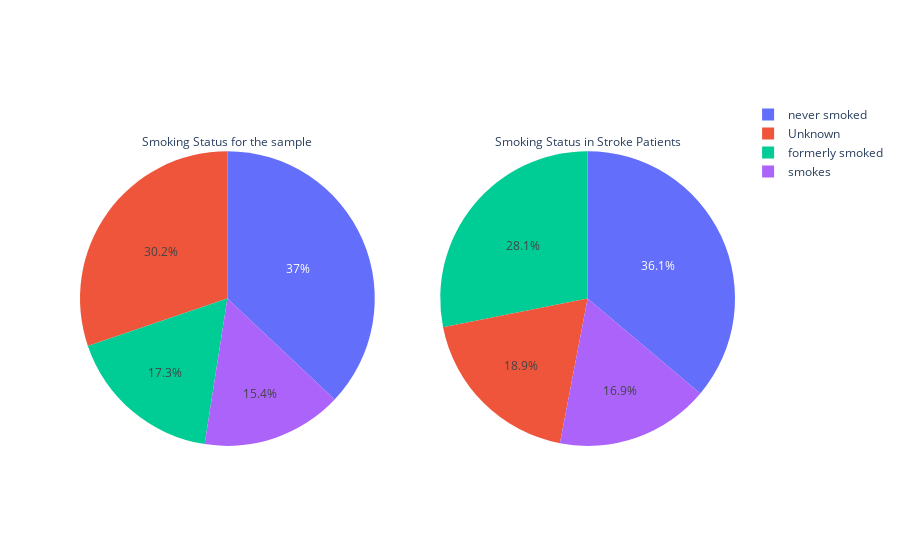

Notebook code for this chart:
### Code cell
smoking_status_sample = pd.DataFrame(df.groupby('smoking_status').count()['stroke'])
smoking_status_stroke = pd.DataFrame(df[df['stroke']==1].groupby('smoking_status').count()['stroke'])
fig = make_subplots(rows=1, cols=2, specs=[[{"type": "pie"}, {"type": "pie"}]])
fig.add_trace(go.Pie(values=smoking_status_sample.stroke,labels=smoking_status_sample.index,title='Smoking Status for the sample',domain=dict(x=[0, 0.5])),row=1,col=1)
fig.add_trace(go.Pie(values=smoking_status_stroke.stroke,labels=smoking_status_stroke.index,title='Smoking Status in Stroke Patients',domain=dict(x=[0.5,1])),row=1,col=2)
fig.show()

### Figure 1 — Plotly figure (JSON) as saved in the notebook; plotly's stock layout.template omitted (floating-point values rounded to 4 significant figures)
{"data": [{"domain": {"x": [0, 0.45], "y": [0, 1]}, "labels": ["Unknown", "formerly smoked", "never smoked", "smokes"], "title": {"text": "Smoking Status for the sample"}, "type": "pie", "values": [1544, 885, 1892, 789]}, {"domain": {"x": [0.55, 1], "y": [0, 1]}, "labels": ["Unknown", "formerly smoked", "never smoked", "smokes"], "title": {"text": "Smoking Status in Stroke Patients"}, "type": "pie", "values": [47, 70, 90, 42]}], "layout": {}}
